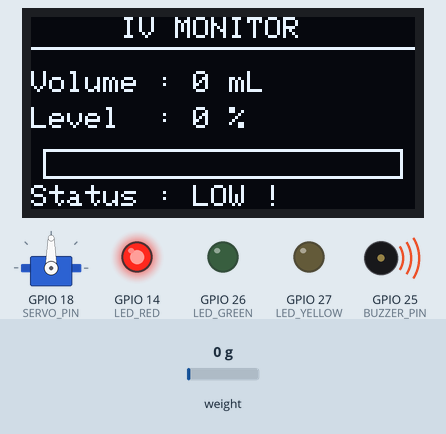
A sketch run on a simulated ESP32. Parts: servo, 128×64 one-colour display, output pins drawn as LEDs (lit = HIGH), buzzer (waves = sounding). The test bench sets the inputs (shaded band); at power-on: weight on the scale 0 g. WiFi joins after 1.5 s; servers stay silent unless stated.

Above: at 4.0 s.
4.1 s: weight on the scale set to 140 g
At 4.7 s:
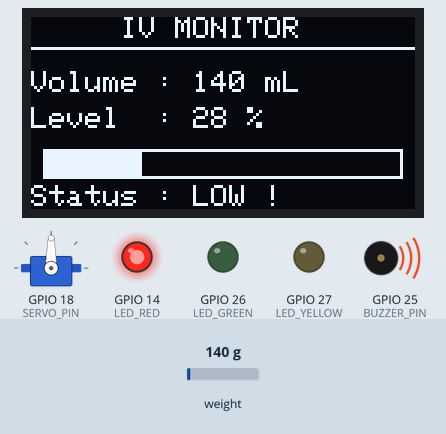
5.8 s: weight on the scale set to 157 g
At 7.5 s:
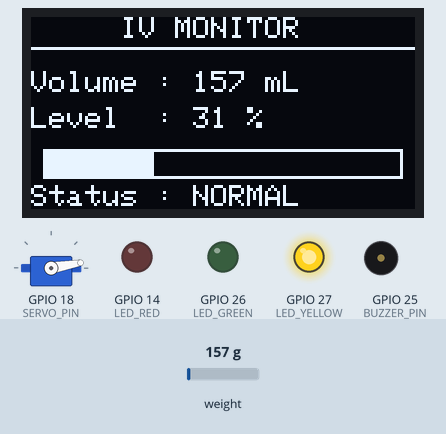
7.8 s: weight on the scale set to 312 g
At 9.2 s:
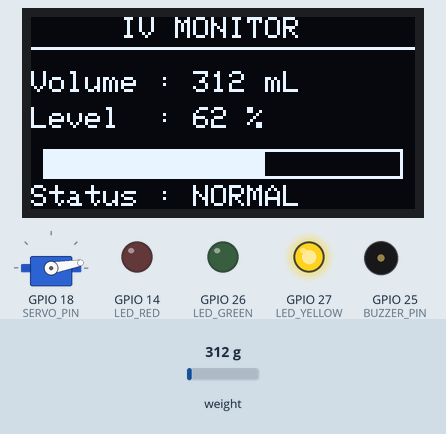
9.8 s: weight on the scale set to 363 g
At 10.8 s:
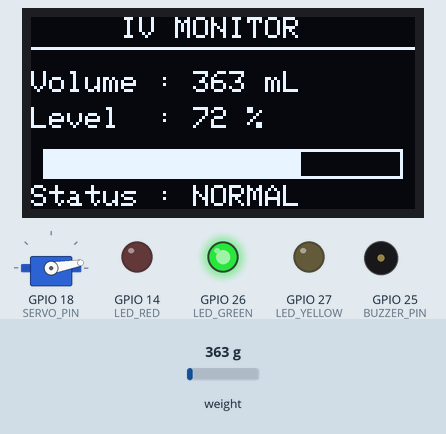
11.8 s: weight on the scale set to 100 g
At 13.6 s:
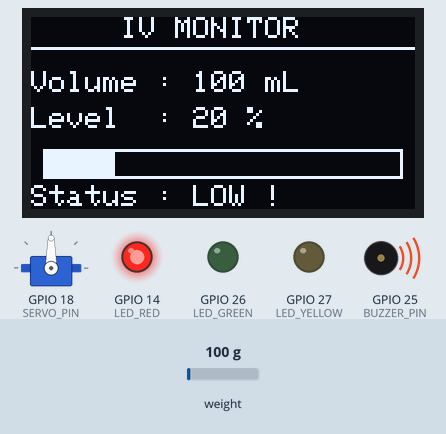
Timing chart, 0 to 14.8 s (numbered marks = the images above; inputs shaded):
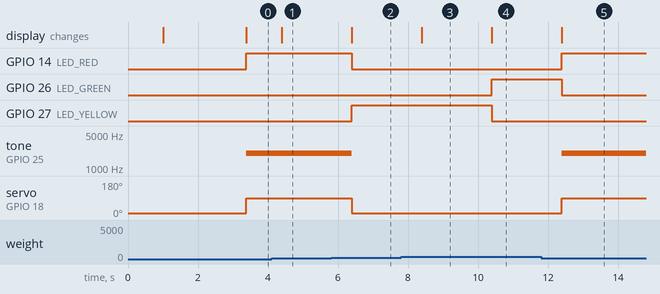

Measured:
- the behaviour switches between 149 and 150 g on weight on the scale (found by bisection; images 1 and 2)
- the behaviour switches between 349 and 350 g on weight on the scale (found by bisection; images 3 and 4)
- after the input at 4.1 s, the display: changes after 0.29 s (image 1)
- after the input at 5.8 s, GPIO 14 (LED_RED): HIGH → LOW after 0.59 s; GPIO 27 (LED_YELLOW): LOW → HIGH after 0.59 s; tone on GPIO 25 (BUZZER_PIN): 2000 Hz → silent after 0.59 s; servo on GPIO 18 (SERVO_PIN): 90° → 10° after 0.59 s; the display: changes after 0.59 s (image 2)
- after the input at 7.8 s, the display: changes after 0.59 s (image 3)
- after the input at 9.8 s, GPIO 26 (LED_GREEN): LOW → HIGH after 0.60 s; GPIO 27 (LED_YELLOW): HIGH → LOW after 0.60 s; the display: changes after 0.60 s (image 4)
- after the input at 11.8 s, GPIO 14 (LED_RED): LOW → HIGH after 0.60 s; GPIO 26 (LED_GREEN): HIGH → LOW after 0.60 s; tone on GPIO 25 (BUZZER_PIN): silent → 2000 Hz after 0.60 s; servo on GPIO 18 (SERVO_PIN): 10° → 90° after 0.60 s; the display: changes after 0.60 s (image 5)

The sketch:

iv_monitering.ino
```cpp
/************ BLYNK ************/
#define BLYNK_TEMPLATE_ID "*********"
#define BLYNK_TEMPLATE_NAME "IV BAG MONITOR"
#define BLYNK_AUTH_TOKEN "**********"

#include <WiFi.h>
#include <BlynkSimpleEsp32.h>

/************ OLED ************/
#include <Wire.h>
#include <Adafruit_GFX.h>
#include <Adafruit_SSD1306.h>

/************ HX711 ************/
#include "HX711.h"

/************ SERVO ************/
#include <ESP32Servo.h>

/************ WIFI ************/
char ssid[] = "********";
char pass[] = "********";

/************ PINS ************/
#define HX711_DOUT 23
#define HX711_CLK  19

#define LED_GREEN  26
#define LED_YELLOW 27
#define LED_RED    14

#define BUZZER_PIN 25
#define SERVO_PIN  18   // ✅ CONFIRMED WORKING

/************ OLED ************/
#define SCREEN_WIDTH 128
#define SCREEN_HEIGHT 64
Adafruit_SSD1306 display(SCREEN_WIDTH, SCREEN_HEIGHT, &Wire, -1);

/************ BUZZER PWM ************/
#define BUZZ_CH   0
#define BUZZ_FREQ 2000
#define BUZZ_RES  8

/************ SERVO ************/
Servo ivServo;
#define SERVO_OPEN  10     // IV OPEN position
#define SERVO_CLOSE 90     // IV CLAMP position

/************ HX711 ************/
HX711 scale;
float calibration_factor = 210474.0;

/************ IV SETTINGS ************/
#define MAX_ML 500
#define LOW_IV 30

int measuredMl = 0;
int percentIV = 0;

/************ TIMING ************/
unsigned long lastUpdate = 0;

/************ SETUP ************/
void setup() {
  Serial.begin(115200);

  pinMode(LED_GREEN, OUTPUT);
  pinMode(LED_YELLOW, OUTPUT);
  pinMode(LED_RED, OUTPUT);

  // Buzzer PWM
  ledcSetup(BUZZ_CH, BUZZ_FREQ, BUZZ_RES);
  ledcAttachPin(BUZZER_PIN, BUZZ_CH);
  ledcWrite(BUZZ_CH, 0);

  // Servo
  ivServo.setPeriodHertz(50);
  ivServo.attach(SERVO_PIN, 500, 2400);
  ivServo.write(SERVO_OPEN);

  // HX711
  scale.begin(HX711_DOUT, HX711_CLK);
  scale.set_scale(calibration_factor);
  scale.tare();

  // OLED
  Wire.begin(21, 22);
  if (!display.begin(SSD1306_SWITCHCAPVCC, 0x3C)) {
    Serial.println("OLED NOT FOUND");
    while (1);
  }
  display.clearDisplay();
  display.display();

  // Blynk
  Blynk.begin(BLYNK_AUTH_TOKEN, ssid, pass);
}

/************ MEASURE IV ************/
void measureIV() {
  float kg = scale.get_units(5);
  if (kg < 0) kg = 0;

  measuredMl = kg * 1000;
  measuredMl = constrain(measuredMl, 0, MAX_ML);

  percentIV = map(measuredMl, 0, MAX_ML, 0, 100);
  percentIV = constrain(percentIV, 0, 100);
}

/************ ALERTS + SERVO ************/
void updateAlerts() {
  digitalWrite(LED_GREEN, LOW);
  digitalWrite(LED_YELLOW, LOW);
  digitalWrite(LED_RED, LOW);
  ledcWrite(BUZZ_CH, 0);

  if (percentIV >= 70) {
    digitalWrite(LED_GREEN, HIGH);
    ivServo.write(SERVO_OPEN);
  }
  else if (percentIV >= LOW_IV) {
    digitalWrite(LED_YELLOW, HIGH);
    ivServo.write(SERVO_OPEN);
  }
  else {
    digitalWrite(LED_RED, HIGH);
    ledcWrite(BUZZ_CH, 130);     // 🔊 BUZZER ON
    ivServo.write(SERVO_CLOSE); // 🔒 CLAMP IV
  }
}

/************ OLED UI ************/
void updateOLED() {
  display.clearDisplay();

  display.setTextSize(1);
  display.setTextColor(SSD1306_WHITE);

  display.setCursor(30, 0);
  display.println("IV MONITOR");

  display.drawLine(0, 10, 127, 10, SSD1306_WHITE);

  display.setCursor(0, 18);
  display.print("Volume : ");
  display.print(measuredMl);
  display.println(" mL");

  display.setCursor(0, 30);
  display.print("Level  : ");
  display.print(percentIV);
  display.println(" %");

  // Progress bar
  int barWidth = map(percentIV, 0, 100, 0, 120);
  display.drawRect(4, 44, 120, 10, SSD1306_WHITE);
  display.fillRect(4, 44, barWidth, 10, SSD1306_WHITE);

  display.setCursor(0, 56);
  display.print("Status : ");
  if (percentIV < LOW_IV) display.print("LOW !");
  else display.print("NORMAL");

  display.display();
}

/************ LOOP ************/
void loop() {
  Blynk.run();

  if (millis() - lastUpdate > 1000) {
    lastUpdate = millis();

    measureIV();
    updateOLED();
    updateAlerts();

    Blynk.virtualWrite(V0, measuredMl);
    Blynk.virtualWrite(V1, percentIV);
  }
}
```
